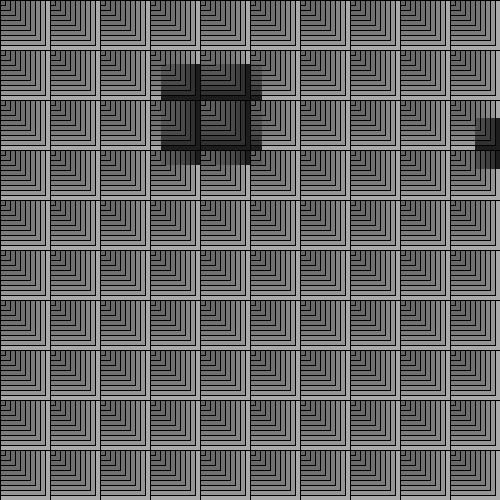
Frame 1 (no input)
Frame 60 (the mouse pressed at the canvas centre just before this capture): identical to frame 1, image omitted
Frame 120 (the mouse held since frame 60 and released just before this capture): identical to frame 1, image omitted

The Processing sketch that drew this single still picture (run headless with seeded random() and noise(); from frame 60 on, the mouse is pressed at the canvas centre):

// Processing sketch: processing_38331
// ── processing_38331.pde


//This sketch uses sets of instructions to randomly place rectangles on a nested grid.
//Each mousepress re-runs the sketch to place new rectangles onto the grid. Their sizes also relate to the grid.
//The relationship between the rectangles and grid is also a figure/ground relationship.
//With each additional mousepress, the composition changes to create different figure/ground
//relationships. The fill of the rectangles is somewhat transparent to allow the underlying
//grid to activate the figures.

void setup() { //sets the background grid that is a triple nested loop
  size(500, 500);
  fill(200);
  for (int countX=0; countX < width/50;countX++) { //grid divides the screen into rectangles, nested inside each other at the top left corner
    for (int countY=0; countY<height/50; countY++) {
      for (int rectSize = 50; rectSize>=5; rectSize-=5) {
        rect(countX * 50, countY * 50, rectSize, rectSize);
      }
    }
  }
  fill(0);// how initial composition is controlled 
  cube();
  fill(100, 75);
  grid1();
}

int countX = 0;//integers to set regulations inside the void grid functions
int countY = 0;
int rectSize = 50;

void grid1() { //grid function that controls the nested rectangles
  for (int countX=0; countX < width/50;countX++) {
    for (int countY=0; countY<height/50; countY++) {
      for (int rectSize = 50; rectSize>=5; rectSize-=5) {
        rect(countX * 50, countY * 50, rectSize, rectSize);
      }
    }
  }
}

void cube() { //function that controls the cubes to be placed on the grid
  for (int countX=0; countX < width/50;countX++) {
    for (int countY=0; countY<height/50; countY++) {
      rect(random(countX+=width/2), random(countY+=height/2), (rectSize*2), (rectSize*2)); 
      rect(random(countX+=width/2), random(countY+=height/2), (rectSize*3), rectSize);
      rect(random(countX+=width/2), random(countY+=height/2), (rectSize), rectSize);
    }
  }
}

void draw() { //
}

void mousePressed() { // everytime the mouse is clicked these instructions must take place
  if (mousePressed == true) {
    countX = 0;
    countY = 0;
    setup();

    fill(0);
    cube();
    fill(100, 75);
    grid1();
  }
}
